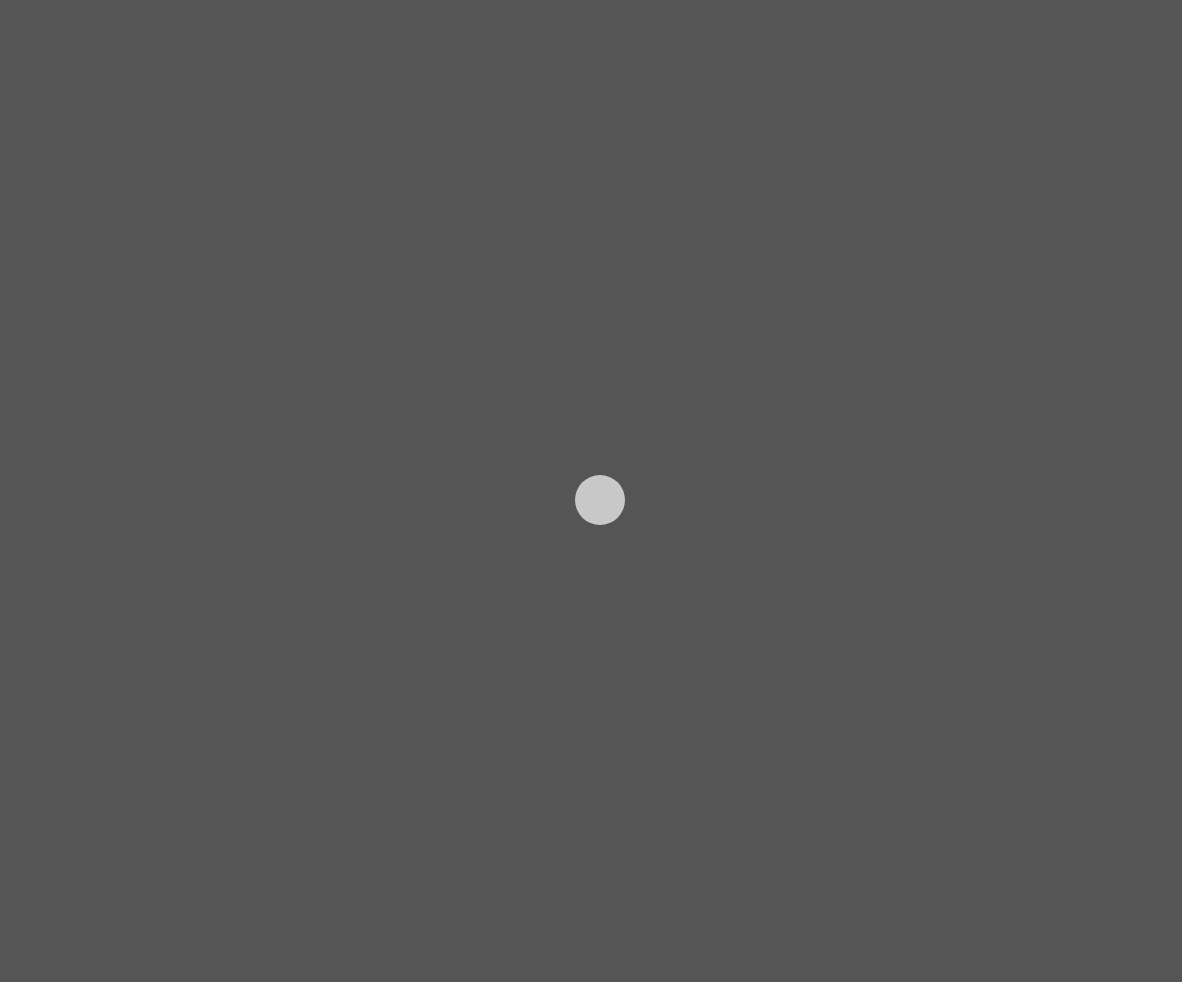
Frame 1 (no input)
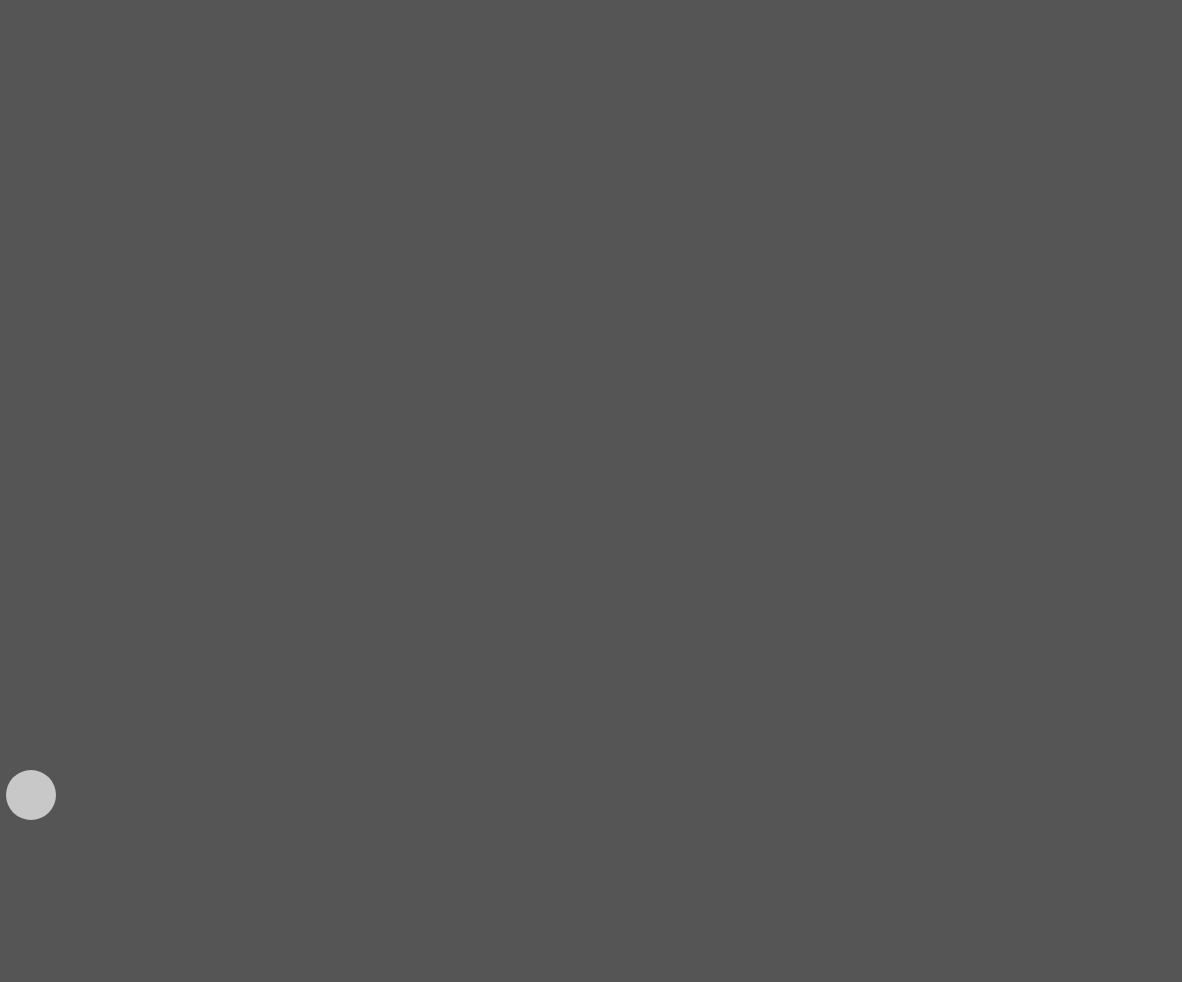
Frame 60 (no input)
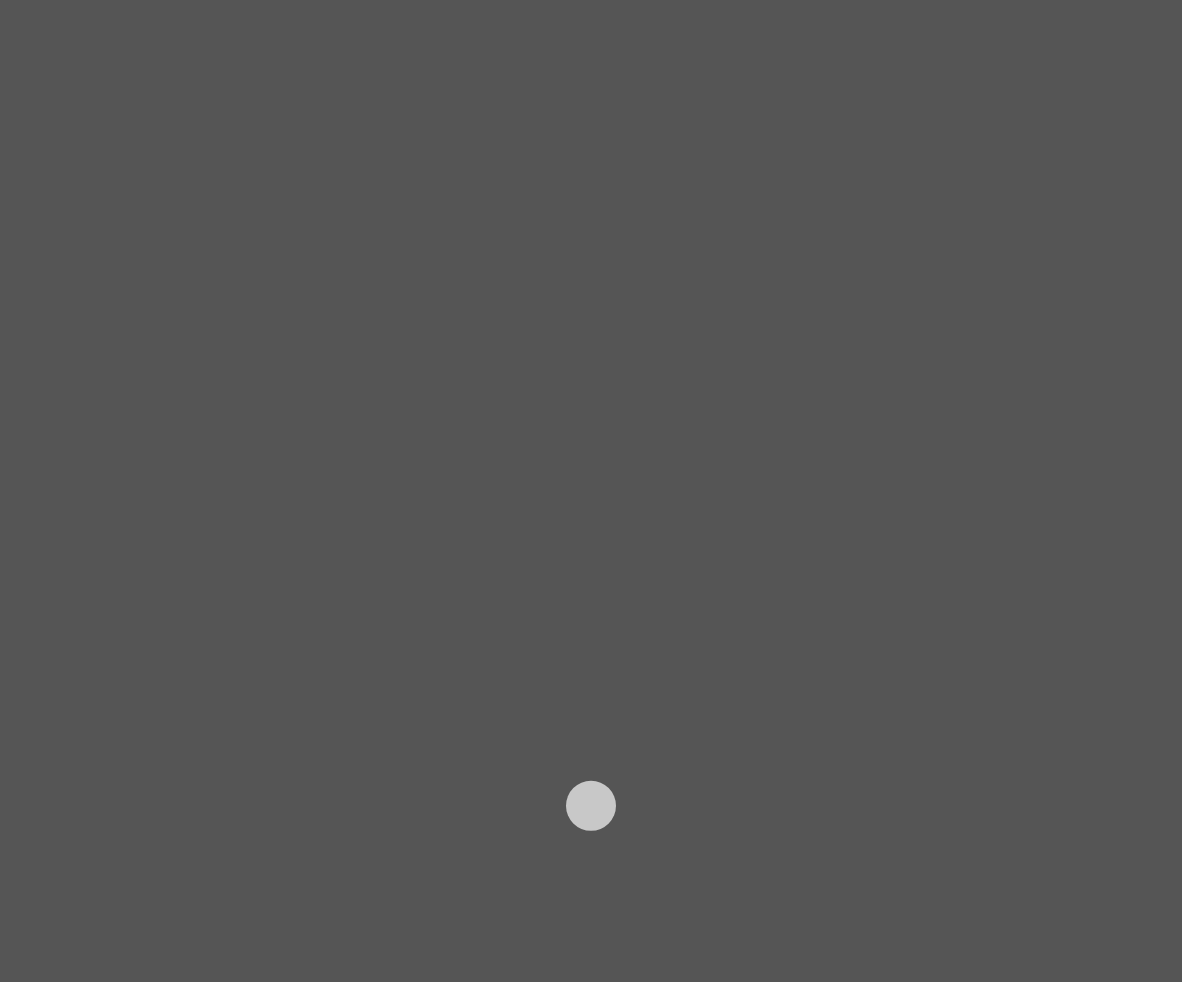
Frame 120 (the mouse pressed at the canvas centre since frame 60)

The p5.js sketch that drew these frames (run headless with seeded random() and noise() and a simulated clock; from frame 60 on, the mouse is pressed at the canvas centre):

// p5.js sketch
// ── sketch.js
function setup() {
	createCanvas(windowWidth - 18, windowHeight - 18);
	fill(200);
	noStroke();
	rectMode(CENTER);
}

let x = window.innerWidth / 2;
let y = window.innerHeight / 2;
let iX = -10; // Initial horizontal velocity; positive is right, negative is left
let iY = -10; // Initial vertical velocity; negative is up, positive is down
const diameter = 50 // diameter of the ball
const radius = diameter / 2;
const energyAbsorb = .4; // energy absorption of the floor and walls; from 0.0 to 1.0
const friction = .33; // friction of the floor; from 0.0 to 1.0
const gravity = .5; // gravity; from 0.0 to 1.0

function draw() {
	background(85);
	circle(x, y, diameter);
	iY += gravity;
	if (x <= radius || x >= width - radius) {
		if (x <= 50) {
                        while (x <= radius) {
                                x += .01;
                        }
                } else if (x >= width - radius) {
                        while (x >= width - radius) {
                                x -= .01;
                        }
                }
		iX *= -1 + energyAbsorb;
	} else if (y <= radius || y >= height - radius) {
		if (y <= 50) {
                        while (y <= radius) {
                                y += .01;
                        }
                } else if (y >= height - radius) {
                        while (y >= height - radius) {
				y -= .01;
			}
                }
		iY *= -1 + energyAbsorb;
		iX *= 1 - friction;
	}
	x += iX;
	y += iY;
}

function mousePressed() {
        x = width / 2; // resetting x
        y = height / 2; // resetting y
        iX = -(width / 2 - mouseX) * .1; // horizontal velocity depends on how far from the center the cursor is horizontally
        iY = -(height / 2 - mouseY) * .1; // vertical velocity depends on how far from the center the cursor is vertically
}
